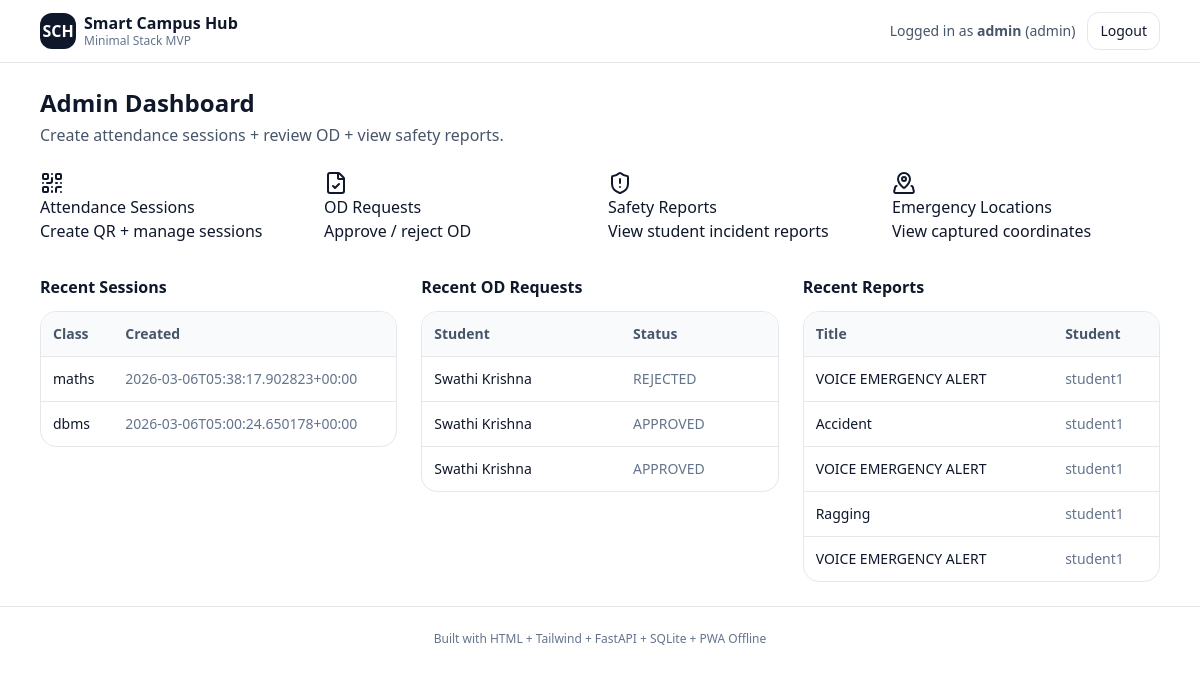
The page /admin (signed in) on the database its author committed.
### tables this page shows
CREATE TABLE attendance_sessions (
          id TEXT PRIMARY KEY,
          class_name TEXT NOT NULL,
          start_iso TEXT NOT NULL,
          end_iso TEXT NOT NULL,
          created_iso TEXT NOT NULL,
          token TEXT NOT NULL,
          center_lat REAL NOT NULL,
          center_lng REAL NOT NULL,
          radius_m REAL NOT NULL
        );

CREATE TABLE od_requests (
            id INTEGER PRIMARY KEY AUTOINCREMENT,
            student_username TEXT NOT NULL,
            student_name TEXT NOT NULL,
            college_name TEXT NOT NULL,
            event_type TEXT NOT NULL,
            event_name TEXT NOT NULL,
            event_date TEXT NOT NULL,
            parent_letter_path TEXT NOT NULL,
            clg_od_letter_path TEXT NOT NULL,
            status TEXT NOT NULL DEFAULT 'PENDING',
            created_iso TEXT NOT NULL,
            reviewed_iso TEXT
            );

CREATE TABLE safety_reports (
          id INTEGER PRIMARY KEY AUTOINCREMENT,
          student_username TEXT NOT NULL,
          title TEXT NOT NULL,
          details TEXT NOT NULL,
          lat REAL,
          lng REAL,
          created_iso TEXT NOT NULL,
          status TEXT NOT NULL DEFAULT 'NEW'
        );

### main.py (the view)
@app.get("/admin")
def admin_home(request: Request):
    u = require_role(request, "admin")
    sessions = db.list_sessions()[:5]
    reports = db.list_reports()[:5]
    od_requests = db.list_od_requests()[:5]
    return templates.TemplateResponse(
        "admin_home.html",
        {
            "request": request,
            "user": u,
            "sessions": sessions,
            "reports": reports,
            "od_requests": od_requests,
        }
    )

### templates/admin_home.html (shortened to what this page needs)
{% extends "layout.html" %}
{% block content %}
<h1 class="text-2xl font-semibold">Admin Dashboard</h1>
<p class="text-slate-600 mt-1">Create attendance sessions + review OD + view safety reports.</p>
<div class="grid md:grid-cols-4 gap-4 mt-6">
  <a href="/admin/attendance/sessions" class="card">
    <div class="cardIcon"><i data-lucide="qr-code"></i></div>
    <div>
      <div class="cardTitle">Attendance Sessions</div>
      <div class="cardDesc">Create QR + manage sessions</div>
    </div>
  </a>
  <a href="/admin/od" class="card">
    <div class="cardIcon"><i data-lucide="file-check"></i></div>
    <div>
      <div class="cardTitle">OD Requests</div>
      <div class="cardDesc">Approve / reject OD</div>
    </div>
  </a>
  <a href="/admin/reports" class="card">
    <div class="cardIcon"><i data-lucide="shield-alert"></i></div>
    <div>
      <div class="cardTitle">Safety Reports</div>
      <div class="cardDesc">View student incident reports</div>
    </div>
  </a>
  <a href="/admin/emergency-locations" class="card">
    <div class="cardIcon"><i data-lucide="map-pinned"></i></div>
    <div>
      <div class="cardTitle">Emergency Locations</div>
      <div class="cardDesc">View captured coordinates</div>
    </div>
  </a>
</div>
<div class="grid md:grid-cols-3 gap-6 mt-8">
  <div>
    <h2 class="font-semibold">Recent Sessions</h2>
    <div class="mt-3 rounded-2xl border overflow-hidden">
      <table class="w-full text-sm">
        <thead class="bg-slate-50 text-slate-600">
          <tr><th class="p-3 text-left">Class</th><th class="p-3 text-left">Created</th></tr>
        </thead>
        <tbody>
          {% for s in sessions %}
          <tr class="border-t">
            <td class="p-3">{{ s.class_name }}</td>
            <td class="p-3 text-slate-500">{{ s.created_iso }}</td>
          </tr>
          {% endfor %}
        </tbody>
      </table>
    </div>
  </div>
  <div>
    <h2 class="font-semibold">Recent OD Requests</h2>
    <div class="mt-3 rounded-2xl border overflow-hidden">
      <table class="w-full text-sm">
        <thead class="bg-slate-50 text-slate-600">
          <tr><th class="p-3 text-left">Student</th><th class="p-3 text-left">Status</th></tr>
        </thead>
        <tbody>
          {% for r in od_requests %}
          <tr class="border-t">
            <td class="p-3">{{ r.student_name }}</td>
            <td class="p-3 text-slate-500">{{ r.status }}</td>
          </tr>
          {% endfor %}
        </tbody>
      </table>
    </div>
  </div>
  <div>
    <h2 class="font-semibold">Recent Reports</h2>
    <div class="mt-3 rounded-2xl border overflow-hidden">
      <table class="w-full text-sm">
        <thead class="bg-slate-50 text-slate-600">
          <tr><th class="p-3 text-left">Title</th><th class="p-3 text-left">Student</th></tr>
        </thead>
        <tbody>
          {% for r in reports %}
          <tr class="border-t">
            <td class="p-3">{{ r.title }}</td>
            <td class="p-3 text-slate-500">{{ r.student_username }}</td>
          </tr>
          {% endfor %}
        </tbody>
      </table>
    </div>
  </div>
</div>
{% endblock %}

### templates/layout.html (shortened to what this page needs)
<!doctype html>
<html lang="en">
<head>
  <script src="https://cdn.tailwindcss.com"></script>
  <link rel="stylesheet" href="/static/styles.css">
</head>
<body class="bg-white text-slate-900">
  <div class="min-h-screen">
    <header class="border-b bg-white sticky top-0 z-20">
      <div class="max-w-6xl mx-auto px-4 py-3 flex items-center justify-between">
        <div class="flex items-center gap-2">
          <div class="h-9 w-9 rounded-xl bg-slate-900 text-white flex items-center justify-center font-semibold">
            SCH
          </div>
          <div>
            <div class="font-semibold leading-tight">Smart Campus Hub</div>
            <div class="text-xs text-slate-500">Minimal Stack MVP</div>
          </div>
        </div>
        <div class="flex items-center gap-3">
          {% if user %}
            <span class="text-sm text-slate-600">Logged in as <b>{{ user.username }}</b> ({{ user.role }})</span>
            <form method="post" action="/logout">
              <button class="px-3 py-2 rounded-xl border hover:bg-slate-50 text-sm">Logout</button>
            </form>
          {% endif %}
        </div>
      </div>
    </header>
    <main class="max-w-6xl mx-auto px-4 py-6">
      {% block content %}{% endblock %}
    </main>
    <footer class="border-t py-6 text-center text-xs text-slate-500">
      Built with HTML + Tailwind + FastAPI + SQLite + PWA Offline
    </footer>
  </div>
</body>
</html>

### static/styles.css (style rules this page uses)
.card { @apply rounded-2xl border bg-white shadow-sm p-5 hover:shadow-md transition flex gap-4 items-center; }
.cardIcon { @apply h-10 w-10 rounded-xl bg-slate-900 text-white flex items-center justify-center; }
.cardTitle { @apply font-semibold; }
.cardDesc { @apply text-sm text-slate-600; }

### rows shown on the page
attendance_sessions: class_name "maths", created_iso "2026-03-06T05:38:17.902823+00:00"
attendance_sessions: class_name "dbms", created_iso "2026-03-06T05:00:24.650178+00:00"
od_requests: student_name "Swathi Krishna", status "REJECTED"
od_requests: student_name "Swathi Krishna", status "APPROVED"
od_requests: student_name "Swathi Krishna", status "APPROVED"
safety_reports: title "VOICE EMERGENCY ALERT", student_username "student1"
safety_reports: title "Accident", student_username "student1"
safety_reports: title "VOICE EMERGENCY ALERT", student_username "student1"
safety_reports: title "Ragging", student_username "student1"
safety_reports: title "VOICE EMERGENCY ALERT", student_username "student1"

### other values the page prints
{{ user.username }} "admin"
{{ user.role }} "admin"
